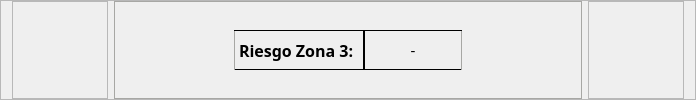
                    <widget class="QFrame" name="frame_86">
                     <property name="minimumSize">
                      <size>
                       <width>96</width>
                       <height>90</height>
                      </size>
                     </property>
                     <property name="maximumSize">
                      <size>
                       <width>16777215</width>
                       <height>150</height>
                      </size>
                     </property>
                     <property name="frameShape">
                      <enum>QFrame::StyledPanel</enum>
                     </property>
                     <property name="frameShadow">
                      <enum>QFrame::Raised</enum>
                     </property>
                     <layout class="QHBoxLayout" name="horizontalLayout_36">
                      <property name="topMargin">
                       <number>0</number>
                      </property>
                      <property name="bottomMargin">
                       <number>0</number>
                      </property>
                      <item>
                       <widget class="QFrame" name="frame_87">
                        <property name="minimumSize">
                         <size>
                          <width>96</width>
                          <height>0</height>
                         </size>
                        </property>
                        <property name="frameShape">
                         <enum>QFrame::StyledPanel</enum>
                        </property>
                        <property name="frameShadow">
                         <enum>QFrame::Raised</enum>
                        </property>
                       </widget>
                      </item>
                      <item>
                       <widget class="QFrame" name="colorZone3F">
                        <property name="sizePolicy">
                         <sizepolicy hsizetype="Expanding" vsizetype="Preferred">
                          <horstretch>0</horstretch>
                          <verstretch>0</verstretch>
                         </sizepolicy>
                        </property>
                        <property name="minimumSize">
                         <size>
                          <width>98</width>
                          <height>0</height>
                         </size>
                        </property>
                        <property name="styleSheet">
                         <string notr="true">background: qlineargradient(spread:pad,x1: 0, y1: 0, x2: 1, y2: 0,
                                 stop: 0 rgb(47, 146, 178), stop: 0.48 rgb(190, 192, 194),
                                 stop: 0.52 rgb(190, 192, 194), stop: 1.0  rgb(47, 146, 178));
border-radius:0px;
border:1px solid rgb(167, 167, 164);

</string>
                        </property>
                        <property name="frameShape">
                         <enum>QFrame::StyledPanel</enum>
                        </property>
                        <property name="frameShadow">
                         <enum>QFrame::Raised</enum>
                        </property>
                        <layout class="QHBoxLayout" name="horizontalLayout_37">
                         <property name="spacing">
                          <number>0</number>
                         </property>
                         <item>
                          <spacer name="horizontalSpacer_32">
                           <property name="orientation">
                            <enum>Qt::Horizontal</enum>
                           </property>
                           <property name="sizeType">
                            <enum>QSizePolicy::Expanding</enum>
                           </property>
                           <property name="sizeHint" stdset="0">
                            <size>
                             <width>110</width>
                             <height>20</height>
                            </size>
                           </property>
                          </spacer>
                         </item>
                         <item>
                          <widget class="QLabel" name="label_31">
                           <property name="minimumSize">
                            <size>
                             <width>98</width>
                             <height>20</height>
                            </size>
                           </property>
                           <property name="maximumSize">
                            <size>
                             <width>140</width>
                             <height>40</height>
                            </size>
                           </property>
                           <property name="font">
                            <font>
                             <family>Bell MT</family>
                             <pointsize>12</pointsize>
                             <bold>true</bold>
                            </font>
                           </property>
                           <property name="styleSheet">
                            <string notr="true">border-radius:0px;
border-top: 1px solid;
border-bottom: 1px solid;
border-right: 1px solid;
background-color:rgba(0, 0, 0, 0);</string>
                           </property>
                           <property name="text">
                            <string>Riesgo Zona 3: </string>
                           </property>
                          </widget>
                         </item>
                         <item>
                          <widget class="QLabel" name="txtZona3F">
                           <property name="minimumSize">
                            <size>
                             <width>98</width>
                             <height>20</height>
                            </size>
                           </property>
                           <property name="maximumSize">
                            <size>
                             <width>55</width>
                             <height>40</height>
                            </size>
                           </property>
                           <property name="font">
                            <font>
                             <family>Rockwell</family>
                             <pointsize>11</pointsize>
                            </font>
                           </property>
                           <property name="styleSheet">
                            <string notr="true">border-radius:0px;
border-top: 1px solid;
border-bottom: 1px solid;
border-left: 1px solid;
background-color:rgba(0, 0, 0, 0);</string>
                           </property>
                           <property name="text">
                            <string>-</string>
                           </property>
                           <property name="alignment">
                            <set>Qt::AlignCenter</set>
                           </property>
                          </widget>
                         </item>
                         <item>
                          <spacer name="horizontalSpacer_33">
                           <property name="orientation">
                            <enum>Qt::Horizontal</enum>
                           </property>
                           <property name="sizeType">
                            <enum>QSizePolicy::Expanding</enum>
                           </property>
                           <property name="sizeHint" stdset="0">
                            <size>
                             <width>110</width>
                             <height>20</height>
                            </size>
                           </property>
                          </spacer>
                         </item>
                        </layout>
                       </widget>
                      </item>
                      <item>
                       <widget class="QFrame" name="frame_89">
                        <property name="minimumSize">
                         <size>
                          <width>96</width>
                          <height>0</height>
                         </size>
                        </property>
                        <property name="frameShape">
                         <enum>QFrame::StyledPanel</enum>
                        </property>
                        <property name="frameShadow">
                         <enum>QFrame::Raised</enum>
                        </property>
                       </widget>
                      </item>
                     </layout>
                    </widget>
